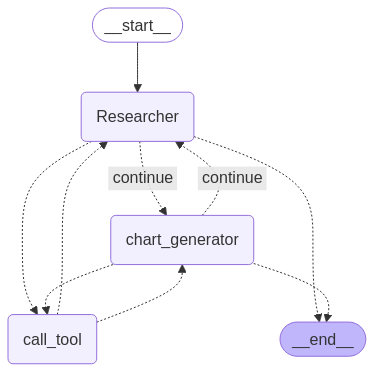

The script that drew this image:
# 导入基本消息类、用户消息类和工具消息类
from langchain_core.messages import (
    BaseMessage,
    HumanMessage, #用户提示词
    ToolMessage, #工具消息
)
# 导入聊天提示模板和消息占位符
from langchain_core.prompts import ChatPromptTemplate, MessagesPlaceholder
# 导入状态图相关的常量和类
from langgraph.graph import END, StateGraph, START


# 定义一个函数，用于创建代理
def create_agent(llm, tools, system_message: str):
    """创建一个代理。"""
    # 创建一个聊天提示模板
    prompt = ChatPromptTemplate.from_messages(
        [
            (
                "system",
                "你是一个有帮助的AI助手，与其他助手合作。"
                " 使用提供的工具来推进问题的回答。"
                " 如果你不能完全回答，没关系，另一个拥有不同工具的助手"
                " 会接着你的位置继续帮助。执行你能做的以取得进展。"
                " 如果你或其他助手有最终答案或交付物，"
                " 在你的回答前加上FINAL ANSWER，以便团队知道停止。"
                " 你可以使用以下工具: {tool_names}。\n{system_message}",
            ),
            # 消息占位符
            MessagesPlaceholder(variable_name="messages"),
        ]
    )
    # 传递系统消息参数
    prompt = prompt.partial(system_message=system_message)
    # 传递工具名称参数
    prompt = prompt.partial(tool_names=", ".join([tool.name for tool in tools]))
    # 绑定工具并返回提示模板
    return prompt | llm.bind_tools(tools)


# 导入注解类型
from typing import Annotated

# 导入Tavily搜索工具
from langchain_community.tools.tavily_search import TavilySearchResults
# 导入工具装饰器
from langchain_core.tools import tool
# 导入Python REPL工具
from langchain_experimental.utilities import PythonREPL

# 创建Tavily搜索工具实例，设置最大结果数为5
tavily_tool = TavilySearchResults(max_results=5)

# 警告：这会在本地执行代码，未沙箱化时可能不安全
# 创建Python REPL实例
repl = PythonREPL()


# 定义一个工具函数，用于执行Python代码
@tool
def python_repl(
        code: Annotated[str, "要执行以生成图表的Python代码。"],
):
    """使用这个工具来执行Python代码。如果你想查看某个值的输出，
    应该使用print(...)。这个输出对用户可见。"""
    try:
        # 尝试执行代码matplotlib
        result = repl.run(code)
    except BaseException as e:
        # 捕捉异常并返回错误信息
        return f"执行失败。错误: {repr(e)}"
    # 返回执行结果
    result_str = f"成功执行:\n```python\n{code}\n```\nStdout: {result}"
    return (
            result_str + "\n\n如果你已完成所有任务，请回复FINAL ANSWER。"
    )

"""
result_str 值如下
成功执行:
```python
import matplotlib.pyplot as plt

# Data
years = ["2018", "2019", "2020", "2021", "2022"]
market_size = [10.1, 14.69, 22.59, 34.87, 62.5]

# Create the plot
plt.figure(figsize=(10, 6))
plt.plot(years, market_size, marker='o', linestyle='-', color='b')

# Adding titles and labels
plt.title("Global AI Software Market Size (2018-2022)")
plt.xlabel("Year")
plt.ylabel("Market Size (in billion USD)")
plt.grid(True)

# Display the plot
plt.show()
```
Stdout: 
"""

# 导入操作符和类型注解
import operator
from typing import Annotated, Sequence, TypedDict

# 导入OpenAI聊天模型
from langchain_openai import ChatOpenAI


# 定义一个对象，用于在图的每个节点之间传递
# 我们将为每个代理和工具创建不同的节点
class AgentState(TypedDict):
    # messages字段用于存储消息的序列，并且通过 Annotated 和 operator.add 提供了额外的信息，解释如何处理这些消息。
    messages: Annotated[Sequence[BaseMessage], operator.add]
    # sender 用于存储当前消息的发送者。通过这个字段，系统可以知道当前消息是由哪个代理生成的。
    sender: str


# 导入functools模块
import functools

# 导入AI消息类
from langchain_core.messages import AIMessage


# 辅助函数，用于为给定的代理创建节点
def agent_node(state, agent, name):
    # 调用代理
    result = agent.invoke(state)
    # 检查 result 是否是 ToolMessage 类型的实例
    if isinstance(result, ToolMessage):
        pass
    else:
        #将 tavily result 转换为 AIMessage 类型，并且将 name 作为发送者的名称附加到消息中。
        result = AIMessage(**result.dict(exclude={"type", "name"}), name=name)
    return {
        "messages": [result],
        # 由于我们有一个严格的工作流程，我们可以
        # 跟踪发送者，以便知道下一个传递给谁。
        "sender": name,
    }


# 创建OpenAI聊天模型实例
llm = ChatOpenAI(model="gpt-4o")

# 研究代理和节点
research_agent = create_agent(
    llm,
    [tavily_tool],
    system_message="你应该提供准确的数据供chart_generator使用。",
)
# 创建一个检索节点，部分应用函数（partial function）
# 其中 agent 参数固定为 research_agent，name 参数固定为 "Researcher"。
research_node = functools.partial(agent_node, agent=research_agent, name="Researcher")

# 图表生成器
chart_agent = create_agent(
    llm,
    [python_repl],
    system_message="你展示的任何图表都将对用户可见。",
)
# 创建图表生成节点
chart_node = functools.partial(agent_node, agent=chart_agent, name="chart_generator")

# 导入预构建的工具节点
from langgraph.prebuilt import ToolNode

# 定义工具列表
tools = [tavily_tool, python_repl]
# 创建工具节点
tool_node = ToolNode(tools)

# 任一代理都可以决定结束
from typing import Literal

# 定义路由器函数
def router(state) -> Literal["call_tool", "__end__", "continue"]:
    # 这是路由器
    messages = state["messages"]
    last_message = messages[-1]
    # 检查 last_message 是否包含工具调用（tool calls）
    if last_message.tool_calls:
        return "call_tool"
    #如果已经获取到最终答案，则返回结束节点
    if "FINAL ANSWER" in last_message.content:
        # 任何代理决定工作完成
        return "__end__"
    return "continue"


# 创建状态图实例
workflow = StateGraph(AgentState)

# 添加研究员节点
workflow.add_node("Researcher", research_node)
# 添加图表生成器节点
workflow.add_node("chart_generator", chart_node)
# 添加工具调用节点
workflow.add_node("call_tool", tool_node)

# 添加条件边
workflow.add_conditional_edges(
    "Researcher",
    router,
    {"continue": "chart_generator", "call_tool": "call_tool", "__end__": END},
)
workflow.add_conditional_edges(
    "chart_generator",
    router,
    {"continue": "Researcher", "call_tool": "call_tool", "__end__": END},
)

# 添加条件边
workflow.add_conditional_edges(
    "call_tool",
    # 这个 lambda 函数的作用是从状态中获取sender名称，以便在条件边的映射中使用。
    # 如果 sender 是 "Researcher"，工作流将转移到 "Researcher" 节点。
    # 如果 sender 是 "chart_generator"，工作流将转移到 "chart_generator" 节点。
    lambda x: x["sender"],
    {
        "Researcher": "Researcher",
        "chart_generator": "chart_generator",
    },
)
# 添加起始边
workflow.add_edge(START, "Researcher")
# 编译工作流图
graph = workflow.compile()

# 将生成的图片保存到文件
graph_png = graph.get_graph().draw_mermaid_png()
with open("collaboration.png", "wb") as f:
    f.write(graph_png)

# 事件流
events = graph.stream(
    {
        "messages": [
            HumanMessage(
                content="获取过去5年AI软件市场规模，"
                        " 然后绘制一条折线图。"
                        " 一旦你编写好代码，完成任务。"
            )
        ],
    },
    # 图中最多执行的步骤数
    {"recursion_limit": 150},
)
# 打印事件流中的每个状态
for s in events:
    print(s)
    print("----")
